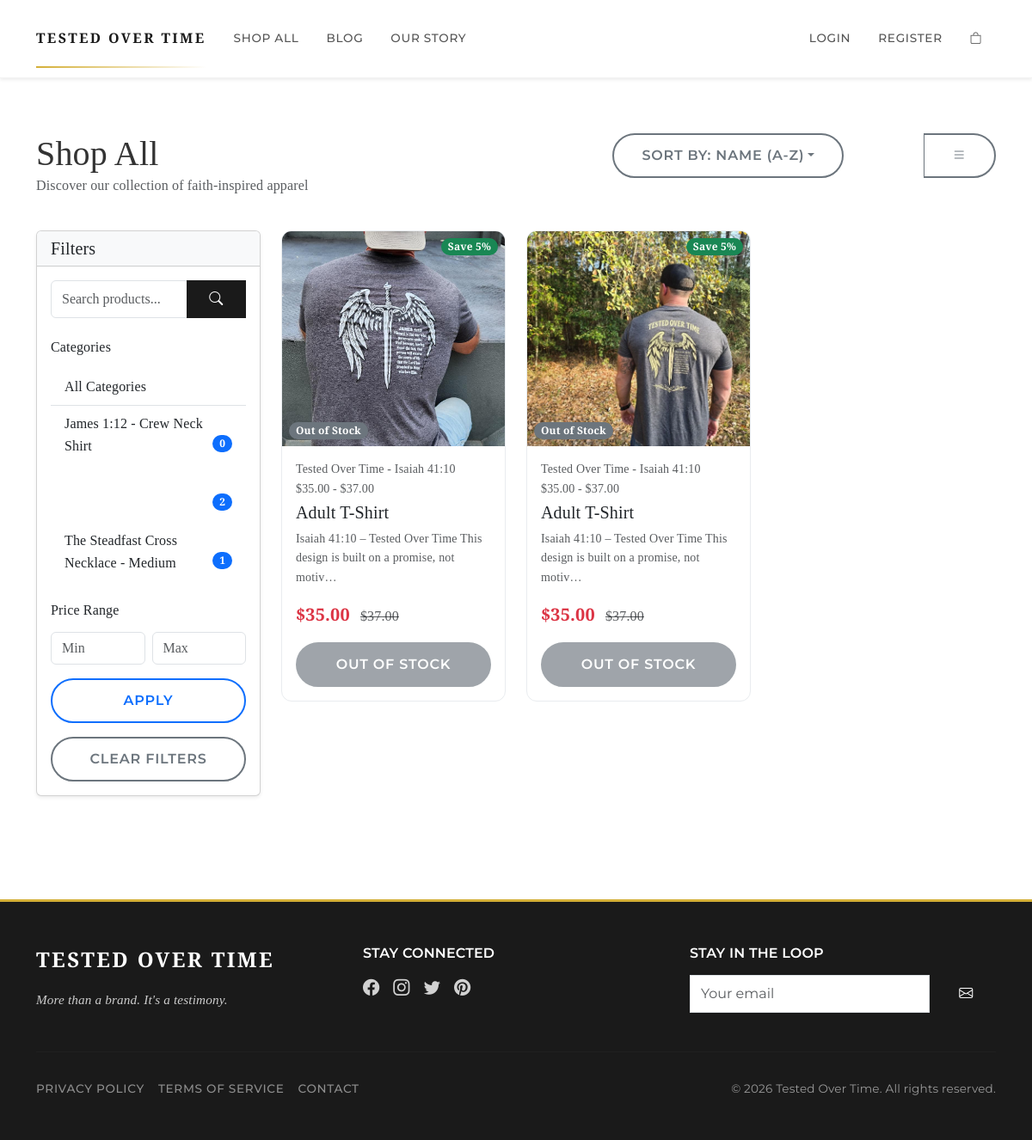
/products/?category=tested_over_time_t_shirt, run on the app's committed database.
### shop/models.py (models this page shows, shortened)
class Category(models.Model):
    name = models.CharField(max_length=200)
    slug = models.SlugField(unique=True)
    description = models.TextField(blank=True)
    image = models.ImageField(upload_to='categories/', blank=True)
    is_active = models.BooleanField(default=True)
    created_at = models.DateTimeField(auto_now_add=True)
    updated_at = models.DateTimeField(auto_now=True)
    class Meta:
        verbose_name_plural = "Categories"
        ordering = ['name']

class Product(models.Model):
    SIZE_CHOICES = [
        ('XS', 'Extra Small'),
        ('S', 'Small'),
        ('M', 'Medium'),
        ('L', 'Large'),
        ('XL', 'Extra Large'),
        ('XXL', '2X Large'),
    ]
    COLOR_CHOICES = [
        ('RED', 'Red'),
        ('BLUE', 'Blue'),
        ('GREEN', 'Green'),
        ('BLACK', 'Black'),
        ('WHITE', 'White'),
        ('GRAY', 'Gray'),
        ('NAVY', 'Navy'),
        ('BROWN', 'Brown'),
    ]
    name = models.CharField(max_length=200)
    slug = models.SlugField(unique=True)
    description = models.TextField()
    category = models.ForeignKey(Category, on_delete=models.CASCADE, related_name='products')
    price = models.DecimalField(max_digits=10, decimal_places=2)
    discount_price = models.DecimalField(max_digits=10, decimal_places=2, null=True, blank=True)
    size = models.CharField(max_length=10, choices=SIZE_CHOICES, blank=True)
    color = models.CharField(max_length=20, choices=COLOR_CHOICES, blank=True)
    sku = models.CharField(max_length=100, unique=True)
    stock = models.IntegerField(default=0)
    is_active = models.BooleanField(default=True)
    is_featured = models.BooleanField(default=False)
    created_at = models.DateTimeField(auto_now_add=True)
    updated_at = models.DateTimeField(auto_now=True)
    @property
    def discount_percentage(self):
        if self.discount_price and self.price > 0:
            return int(((self.price - self.discount_price) / self.price) * 100)
        return 0

class ProductImage(models.Model):
    product = models.ForeignKey(Product, on_delete=models.CASCADE, related_name='images')
    image = models.ImageField(upload_to='products/')
    is_primary = models.BooleanField(default=False)
    alt_text = models.CharField(max_length=200, blank=True)
    order = models.IntegerField(default=0)
    class Meta:
        ordering = ['order', 'id']

### shop/views.py (the view)
# urls.py: path('products/', views.ProductListView.as_view(), name='product_list'),
class ProductListView(ListView):
    model = Product
    template_name = 'shop/product_list.html'
    context_object_name = 'products'
    paginate_by = 12
    def get_queryset(self):
        queryset = Product.objects.filter(is_active=True)
        category_slug = self.request.GET.get('category')
        if category_slug:
            category = get_object_or_404(Category, slug=category_slug)
            queryset = queryset.filter(category=category)
        query = self.request.GET.get('q')
        if query:
            queryset = queryset.filter(
                Q(name__icontains=query) |
                Q(description__icontains=query)
            )
        sort_by = self.request.GET.get('sort', 'name')
        if sort_by == 'price_low':
            queryset = queryset.order_by('price')
        elif sort_by == 'price_high':
            queryset = queryset.order_by('-price')
        elif sort_by == 'newest':
            queryset = queryset.order_by('-created_at')
        else:
            queryset = queryset.order_by('name')
        return queryset
    def get_context_data(self, **kwargs):
        context = super().get_context_data(**kwargs)
        context['categories'] = Category.objects.filter(is_active=True)
        context['selected_category'] = self.request.GET.get('category')
        context['search_query'] = self.request.GET.get('q', '')
        sort_by = self.request.GET.get('sort', 'name')
        sort_labels = {
            'name': 'Name (A-Z)',
            'price_low': 'Price: Low to High',
            'price_high': 'Price: High to Low',
            'newest': 'Newest First'
        }
        context['sort_label'] = sort_labels.get(sort_by, 'Name (A-Z)')
        return context

### templates/shop/product_list.html (shortened to what this page needs)
{% extends 'base.html' %}
{% load static %}
{% block content %}
<div class="container py-4">
    <div class="row mb-4">
        <div class="col-md-6">
            <h1 class="mb-0">Shop All</h1>
            <p class="text-muted">Discover our collection of faith-inspired apparel</p>
        </div>
        <div class="col-md-6">
            <div class="d-flex justify-content-md-end">
                <div class="dropdown me-2">
                    <button class="btn btn-outline-secondary dropdown-toggle" type="button" data-bs-toggle="dropdown">
                    </button>
                </div>
                <div class="btn-group" role="group">
                    <button type="button" class="btn btn-outline-secondary active" id="gridView">
                        <i class="bi bi-grid"></i>
                    </button>
                    <button type="button" class="btn btn-outline-secondary" id="listView">
                        <i class="bi bi-list"></i>
                    </button>
                </div>
            </div>
        </div>
    </div>
    <div class="row">
        <div class="col-lg-3 mb-4">
            <div class="card shadow-sm">
                <div class="card-header bg-light">
                    <h5 class="mb-0">Filters</h5>
                </div>
                <div class="card-body">
                    <form method="get" class="mb-4">
                        <div class="input-group">
                            <input type="text"
                                   class="form-control"
                                   name="q"
                                   placeholder="Search products..."
                                   value="{{ search_query }}">
                            <button class="btn btn-primary" type="submit">
                                <i class="bi bi-search"></i>
                            </button>
                        </div>
                    </form>
                    <h6 class="mb-3">Categories</h6>
                    <div class="list-group list-group-flush">
                        <a href="{% url 'shop:product_list' %}"
                           class="list-group-item list-group-item-action {% if not selected_category %}active{% endif %}">
                            All Categories
                        </a>
                        {% for category in categories %}
                        <a href="{% url 'shop:product_list' %}?category={{ category.slug }}"
                           class="list-group-item list-group-item-action {% if selected_category == category.slug %}active{% endif %}">
                            {{ category.name }}
                            <span class="badge bg-primary rounded-pill float-end">{{ category.products.count }}</span>
                        </a>
                        {% endfor %}
                    </div>
                    <h6 class="mt-4 mb-3">Price Range</h6>
                    <form method="get">
                        <div class="row g-2 mb-3">
                            <div class="col">
                                <input type="number"
                                       class="form-control"
                                       name="min_price"
                                       placeholder="Min"
                                       min="0">
                            </div>
                            <div class="col">
                                <input type="number"
                                       class="form-control"
                                       name="max_price"
                                       placeholder="Max"
                                       min="0">
                            </div>
                        </div>
                        <button type="submit" class="btn btn-outline-primary w-100">Apply</button>
                    </form>
                    {% if selected_category or search_query %}
                    <div class="mt-3">
                        <a href="{% url 'shop:product_list' %}" class="btn btn-outline-secondary w-100">
                            Clear Filters
                        </a>
                    </div>
                    {% endif %}
                </div>
            </div>
        </div>
        <div class="col-lg-9">
            {% if products %}
                <div class="row" id="productGrid">
                    {% for product in products %}
                    <div class="col-md-6 col-xl-4 mb-4">
                        <div class="card product-card h-100">
                            <div class="position-relative">
                                <img src="{% if product.images.first %}{{ product.images.first.image.url }}{% else %}{% static 'images/placeholder.jpg' %}{% endif %}"
                                     class="card-img-top"
                                     alt="{{ product.name }}"
                                     style="height: 250px; object-fit: cover;">
                                {% if product.discount_price %}
                                <span class="position-absolute top-0 end-0 badge bg-success m-2">
                                    Save {{ product.discount_percentage }}%
                                </span>
                                {% endif %}
                                {% if product.stock == 0 %}
                                <span class="position-absolute bottom-0 start-0 badge bg-secondary m-2">Out of Stock</span>
                                {% endif %}
                            </div>
                            <div class="card-body d-flex flex-column">
                                <small class="text-muted mb-1">{{ product.category.name }}</small>
                                <h5 class="card-title">
                                    <a href="{% url 'shop:product_detail' product.slug %}" class="text-decoration-none text-dark">
                                        {{ product.name }}
                                    </a>
                                </h5>
                                <p class="card-text text-muted small flex-grow-1">
                                    {{ product.description|truncatechars:80 }}
                                </p>
                                <div class="mb-3">
                                    {% if product.discount_price %}
                                    <span class="text-danger fs-5 fw-bold">${{ product.discount_price }}</span>
                                    <span class="text-muted text-decoration-line-through ms-2">${{ product.price }}</span>
                                    {% else %}
                                    <span class="fs-5 fw-bold">${{ product.price }}</span>
                                    {% endif %}
                                </div>
                                <div class="d-flex gap-2 mt-auto">
                                    {% if product.stock > 0 %}
                                    <form method="post" action="{% url 'shop:add_to_cart' product.id %}" class="flex-grow-1">
                                        {% csrf_token %}
                                        <button type="submit" class="btn btn-primary w-100">
                                            <i class="bi bi-cart-plus"></i> Add to Cart
                                        </button>
                                    </form>
                                    {% else %}
                                    <button class="btn btn-secondary w-100" disabled>
                                        Out of Stock
                                    </button>
                                    {% endif %}
                                </div>
                            </div>
                        </div>
                    </div>
                    {% endfor %}
                </div>
            {% endif %}
        </div>
    </div>
</div>
{% endblock %}

### static/css/style.css (style rules this page uses)
:root { --font-heading: 'Montserrat', sans-serif; --font-body: 'Open Sans', sans-serif; --font-special: 'Playfair Display', serif; }
body { font-family: var(--font-body); font-weight: 400; line-height: 1.6; color: #333; letter-spacing: 0.01em; }
.product-card { border-radius: 12px; overflow: hidden; transition: transform 0.3s ease, box-shadow 0.3s ease; }
.btn { font-family: var(--font-heading); font-weight: 600; letter-spacing: 0.05em; text-transform: uppercase; border-radius: 50px; padding: 0.75rem 2rem; transition: all 0.3s ease; border-width: 2px; }

### templates/base.html (style rules this page uses)
:root { --font-elegant: 'Cinzel', serif; --font-body: 'Playfair Display', serif; --font-support: 'Montserrat', sans-serif; --color-gold: #D4AF37; --color-dark: #1a1a1a; --color-light: #f8f9fa; }
body { font-family: var(--font-body); color: #333; background-color: #fff; }
.btn-primary { background-color: var(--color-dark); border-color: var(--color-dark); font-family: var(--font-support); font-weight: 600; letter-spacing: 0.05em; text-transform: uppercase; padding: 0.5rem 1.5rem; border-radius: 0; }
.badge { padding: 4px 8px; font-size: 12px; font-weight: 600; border-radius: 12px; }

### templates/shop/product_list.html (style rules this page uses)
.product-card { transition: transform 0.3s, box-shadow 0.3s; border: 1px solid #e9ecef; }
.list-group-item.active { background-color: var(--primary-color); border-color: var(--primary-color); }
.btn-outline-secondary.active { background-color: var(--primary-color); border-color: var(--primary-color); color: white; }

### data on the page
Category: name "James 1:12 - Crew Neck Shirt", products.count "0"
Category: products.count "2"
Category: name "The Steadfast Cross Necklace - Medium", products.count "1"
Product: images.first.image (picture), discount_percentage "5", stock "Out of Stock", category.name "Tested Over Time - Isaiah 41:10 $35.00 - $37.00", name "Adult T-Shirt", description "Isaiah 41:10 – Tested Over Time This design is built on a promise, not motiv…", discount_price "35.00", price "37.00"
Product: images.first.image (picture), discount_percentage "5", stock "Out of Stock", category.name "Tested Over Time - Isaiah 41:10 $35.00 - $37.00", name "Adult T-Shirt", description "Isaiah 41:10 – Tested Over Time This design is built on a promise, not motiv…", discount_price "35.00", price "37.00"
